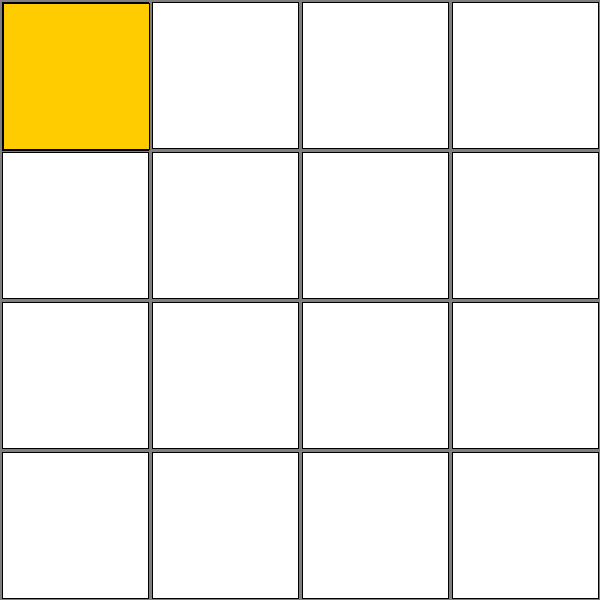
Frame 1 (no input)
Frame 60 (the mouse pressed at the canvas centre just before this capture): identical to frame 1, image omitted
Frame 120 (the mouse held since frame 60 and released just before this capture): identical to frame 1, image omitted

The Processing sketch that drew this single still picture (run headless with seeded random() and noise(); from frame 60 on, the mouse is pressed at the canvas centre):

// Processing sketch: twoofourtyeight
// ── twoofourtyeight.pde

/////////////////////////////////////////////
/// 2048 game autosolver test ///////////////
///////////////////////////// by kof 15 /////
/// feel free to modify /////////////////////
/////////////////////////////////////////////

Deck deck;

void setup(){
  size(600,600);
  deck = new Deck();
  deck.addStones();
}

void draw(){
  background(127);
  deck.plot();
}


/////////////////////////////////////////////
class Deck{
  float div;
  ArrayList stones;
  boolean matrix[][];

  Deck(){
    div = width/4;

    matrix = new boolean[4][4];
    for(int y = 0 ; y < matrix.length ; y++){
      for(int x = 0 ; x < matrix[y].length ; x++){
        matrix[x][y] = false;
      }
    }
  }

  void addStones(){

    stones = new ArrayList();

    stones.add(new Stone());
    stones.add(new Stone());


  }

  void plot(){
    for(int y = 0 ; y < matrix.length ; y++){
      for(int x = 0 ; x < matrix[y].length ; x++){
        fill(255);
        rect(x*div+2,y*div+2,div-4,div-4);
      }
    }

    for(int i = 0 ; i < stones.size();i++){
      Stone tmp = (Stone)stones.get(i);
      tmp.render();
    }
  }
}

class Stone{
  int val;
  PVector pos;
  color c;

  Stone(){
    val = ceil(random(2,4));
    pos = new PVector(random(0,3),random(0,3));

    deck.matrix[ceil(pos.x)][ceil(pos.y)] = true;

    if(deck.stones.size()>0){
      while(deck.matrix[ceil(pos.x)][ceil(pos.y)])
        pos = new PVector(random(0,3),random(0,3));

      deck.matrix[ceil(pos.x)][ceil(pos.y)] = true;
    }
  }

  void render(){

    fill(#ffcc00);
    rect(pos.x+2,pos.y+2,deck.div-4,deck.div-4);   
  }





}
